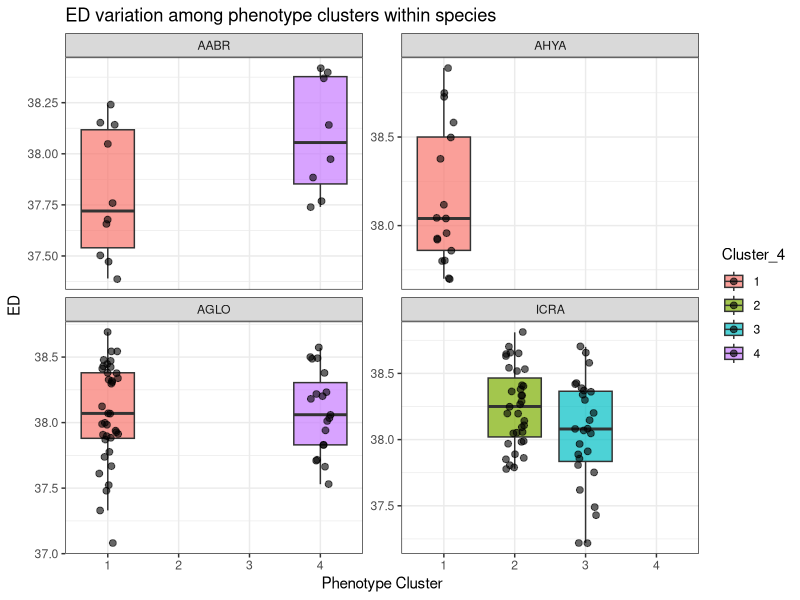
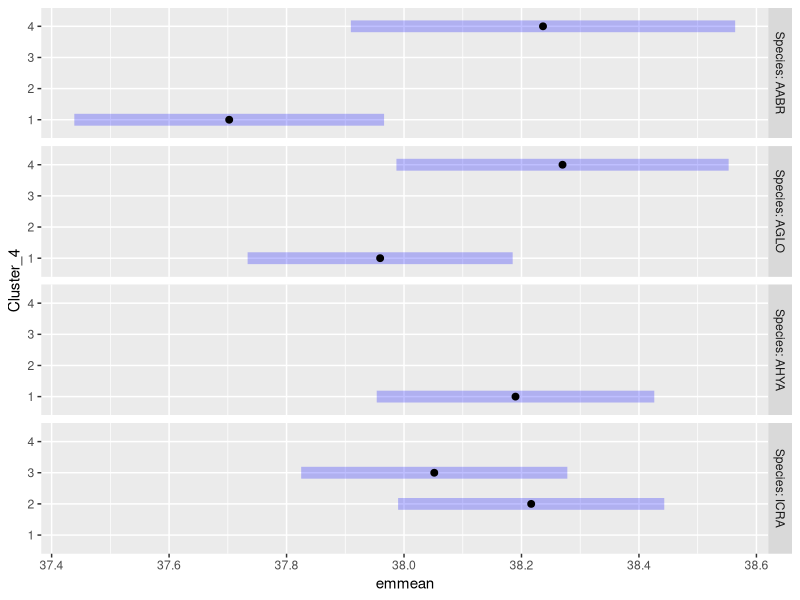

Write the R code that produced these figures, in order.
## ---- chunk 1
library(tidyverse)
library(here)
library(dplyr)
library(readxl)
library(lmerTest)
library(emmeans)
library(broom)
library(lme4)
library(car)
library(corrplot)
library(Hmisc )
rm(list = ls())

#calculating ED50 for all datasets and combining with metadata
#read in data
file_path <-here("Data")
  cbass<-read.csv("Data/full_cbass_dataset.csv")
  
#removing sus samples that the cluster analysis show are likely mos-labeled (6 samples total)
  to_remove <- c("3_AGLO_3", "4_AGLO_7", "9_AABR_1", "11_ICRA_8", "11_ICRA_5", "11_ICRA_10")
df_clean <- cbass %>% filter(!GroupingProperty %in% to_remove)

#long format
ED_long <- df_clean %>%
  pivot_longer(
    cols = c(ED5, ED50, ED95, DW),
    names_to = "ED_level",
    values_to = "ED_value"
  ) %>%
  mutate(Species = factor(Species, levels = c("AABR", "AHYA", "AGLO", "ICRA")))

#subset each value
ED50 <- ED_long %>% filter(ED_level == "ED50")
ED5<- ED_long %>% filter(ED_level == "ED5")
ED95<- ED_long %>% filter(ED_level == "ED95")
DW<- ED_long %>% filter(ED_level == "DW")



## ---- chunk 2
#Make a boxplot showing ED by cluster
ED_long %>%
  filter(ED_level == "ED50") %>%
  mutate(Cluster_4 = as.factor(Cluster_4)) %>%
  ggplot(aes(x = Cluster_4, y = ED_value, fill = Cluster_4)) +
  geom_boxplot(outlier.shape = NA, alpha = 0.7) +
  geom_jitter(width = 0.15, alpha = 0.6, size = 2) +
  facet_wrap(~Species, scales = "free_y") +
  theme_bw() +
  labs(
    x = "Phenotype Cluster",
    y = "ED",
    title = "ED variation among phenotype clusters within species"
  )
## ---- chunk 3
#look for cluster with lowest AIC in model

#make sure cluster is factor not numeric
df_clean$Cluster_4 <- as.factor(df_clean$Cluster_4)
df_clean$Cluster_5 <- as.factor(df_clean$Cluster_5)
df_clean$Cluster_6 <- as.factor(df_clean$Cluster_6)
df_clean$Cluster_7 <- as.factor(df_clean$Cluster_7)
df_clean$Cluster_8 <- as.factor(df_clean$Cluster_8)

#basic lm
#change ED level but since all EDs/DW are collinear, feel ok about just analyzing ED50 here.
ED <- df_clean$ED50
m4 <- lm(ED ~ Species + Cluster_4, data=df_clean)
m5 <- lm(ED ~ Species + Cluster_5, data=df_clean)
m6 <- lm(ED ~ Species + Cluster_6, data=df_clean)
m7 <- lm(ED ~ Species + Cluster_7, data=df_clean)
m8 <- lm(ED ~ Species + Cluster_8,  data=df_clean)

AIC(m4,m5,m6, m7, m8)
#model 8 is lowest for ED50, model 4 is lowest for ED5, ED95, and DW


anova(m4)
anova(m8)

#lmer
#Adding in site
ED <- df_clean$ED50
m4 <- lmer(ED ~ Species + Cluster_4 + (1|Site), data=df_clean)
m5 <- lmer(ED ~ Species + Cluster_5 + (1|Site), data=df_clean)
m6 <- lmer(ED ~ Species + Cluster_6 + (1|Site), data=df_clean)
m7 <- lmer(ED ~ Species + Cluster_7 + (1|Site), data=df_clean)
m8 <- lmer(ED ~ Species + Cluster_8 + (1|Site), data=df_clean)
AIC(m4,m5,m6, m7, m8)
#model 4 is lowest for ED50, model 5 is lowest for ED5, ED95, and DW

#lmer
#Adding interaction of site and spp
ED <- df_clean$ED50
m4i <- lmer(ED ~ Species * Cluster_4 + (1|Site), data=df_clean)
m5i <- lmer(ED ~ Species * Cluster_5 + (1|Site), data=df_clean)
m6i <- lmer(ED ~ Species * Cluster_6 + (1|Site), data=df_clean)
m7i <- lmer(ED ~ Species * Cluster_7 + (1|Site), data=df_clean)
m8i <- lmer(ED ~ Species * Cluster_8 + (1|Site), data=df_clean)
AIC(m4i,m5i,m6i, m7i, m8i)


anova(m4i)

m <- lmer(ED50 ~ Species * Cluster_4 + (1|Site), data=df_clean)
emmeans(m, pairwise ~ Cluster_4)
emmeans(m, pairwise ~ Species)
emmeans(m, pairwise ~ Species | Cluster_4)
emmeans(m, pairwise ~ Cluster_4 | Species) #this one shows sig differences within species, phenotype cluster predicts ed50!

emm <- emmeans(m, ~ Cluster_4 | Species)

plot(emm)
